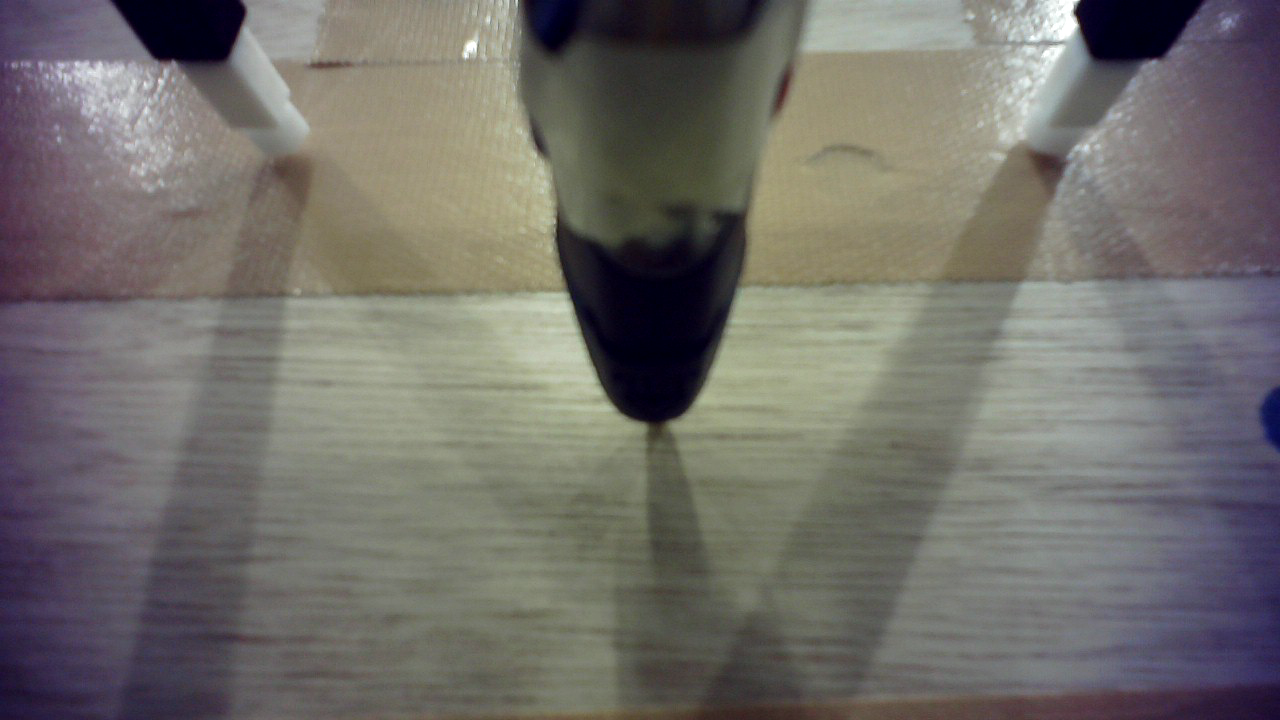
#> input picture bag_extracted_images/2025-12-03-11-02-53/image_0000_120.png, 1280 x 720 px
$ python result_analyze.py ../bag_extracted_images/2025-12-03-11-02-53/image_0000_120.png
#> lines starting #> are read from the running program, lines starting #| are printed output that depends on the picture; after the words box and inside, x2 and y2 are one past the last pixel; in counts of white or black regions, pixels touching at a corner belong together
#!/usr/bin/env python3
import cv2
import numpy as np
import argparse
import sys


class ColorAreaAnalyzer:
    def __init__(self, image_path):
        self.image_path = image_path
        self.image = cv2.imread(image_path)

        if self.image is None:
            raise FileNotFoundError(f"画像が読み込めません: {image_path}")

        # BGR -> HSV
        self.hsv = cv2.cvtColor(self.image, cv2.COLOR_BGR2HSV)

        # マスク初期化
        self.yellow_mask = None
        self.white_mask = None
        self.non_white_mask = None

    def extract_yellow(self):
        """黄色領域を抽出し、面積を返す"""
        yellow_lower = np.array([10, 50, 50])
        yellow_upper = np.array([50, 255, 255])

        self.yellow_mask = cv2.inRange(
            self.hsv, yellow_lower, yellow_upper
        )

        yellow_area = cv2.countNonZero(self.yellow_mask)
        return yellow_area

    def extract_white(self):
        """白色領域を抽出"""
        white_lower = np.array([0, 0, 200])
        white_upper = np.array([180, 50, 255])

        self.white_mask = cv2.inRange(
            self.hsv, white_lower, white_upper
        )

    def compute_non_white_area(self):
        """白を除いた領域の面積を返す"""
        if self.white_mask is None:
            self.extract_white()

        self.non_white_mask = cv2.bitwise_not(self.white_mask)
        non_white_area = cv2.countNonZero(self.non_white_mask)
        return non_white_area

    # [29 lines of commented-out code are left out]

    def visualize(self):
        windows = [
            "Original Image",
            "Yellow Mask",
            "Yellow Extracted",
            "White Mask",
            "Non-White Extracted"
        ]

        # ウィンドウ作成（リサイズ可能）
        for w in windows:
            cv2.namedWindow(w, cv2.WINDOW_NORMAL | cv2.WINDOW_KEEPRATIO)
            cv2.resizeWindow(w, 500, 400)

        yellow_extracted = None
        non_white_extracted = None

        if self.yellow_mask is not None:
            yellow_extracted = cv2.bitwise_and(
                self.image, self.image, mask=self.yellow_mask
            )

        if self.non_white_mask is not None:
            non_white_extracted = cv2.bitwise_and(
                self.image, self.image, mask=self.non_white_mask
            )

        # 表示
        cv2.imshow("Original Image", self.image)

        if self.yellow_mask is not None:
            cv2.imshow("Yellow Mask", self.yellow_mask)
            cv2.imshow("Yellow Extracted", yellow_extracted)

        if self.white_mask is not None:
            cv2.imshow("White Mask", self.white_mask)

        if self.non_white_mask is not None:
            cv2.imshow("Non-White Extracted", non_white_extracted)

        # ---- ここが重要 ----
        # Alt+Tabしても閉じないイベントループ
        while True:
            key = cv2.waitKey(50) & 0xFF

            # Esc または q で終了
            if key == 27 or key == ord('q'):
                break

            # ウィンドウが閉じられたら終了
            if cv2.getWindowProperty("Original Image", cv2.WND_PROP_VISIBLE) < 1:
                break

        cv2.destroyAllWindows()


def main():
    parser = argparse.ArgumentParser(
        description="黄色領域と白を除いた領域の面積を計算"
    )
    parser.add_argument(
        "image_path",
        type=str,
        help="入力画像のパス"
    )

    args = parser.parse_args()

    try:
        analyzer = ColorAreaAnalyzer(args.image_path)
#> in __init__, self.image is the input picture: shape (720, 1280, 3); mean B, G, R 105.7, 110.2, 112.9
#> in __init__, `self.hsv = cv2.cvtColor(self.image, cv2.COLOR_BGR2HSV)`: self.hsv: shape (720, 1280, 3); mean H, S, V 66.5, 45.2, 117.5

        yellow_area = analyzer.extract_yellow()
#> in extract_yellow, `self.yellow_mask = cv2.inRange( self.hsv, yellow_lower, yellow_upper )`:
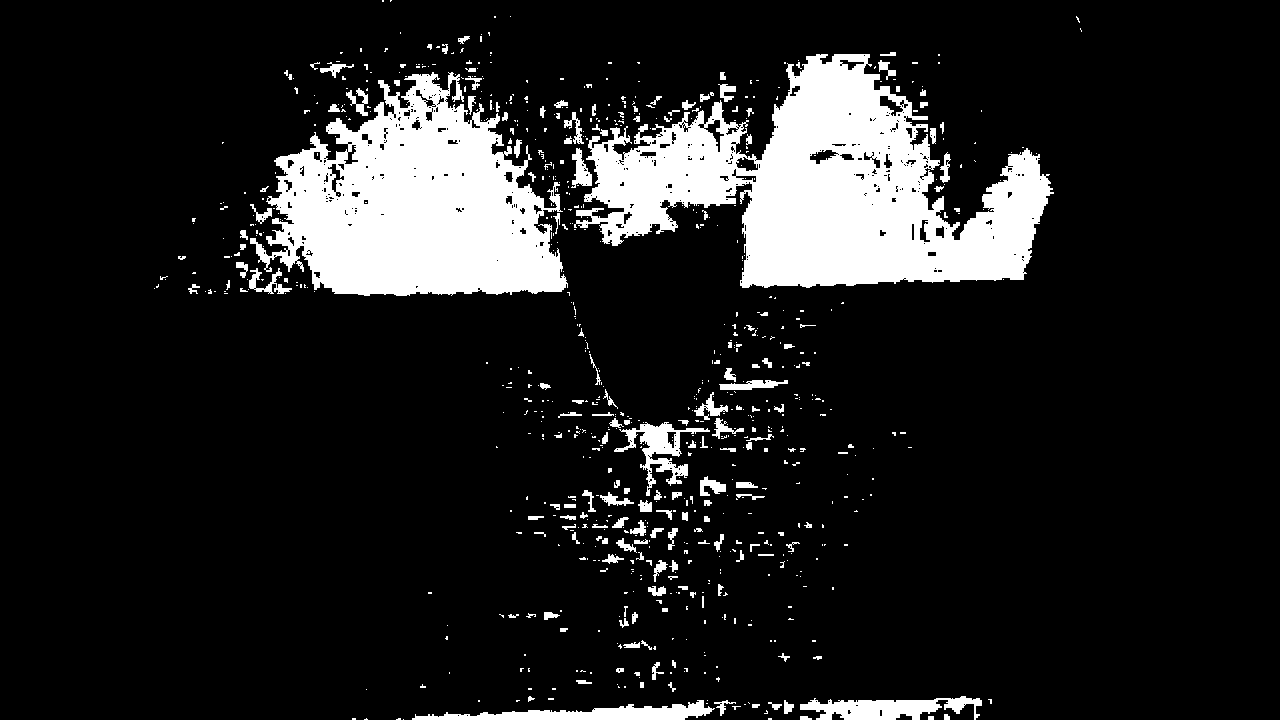
#> self.yellow_mask: shape (720, 1280); 13% white; 807 white regions (634 under 20 px), largest, box (x1, y1, x2, y2) and area: (574, 54, 1054, 288) 56144, (250, 72, 568, 296) 42943, (412, 700, 715, 720) 2795
#> in extract_yellow, `yellow_area = cv2.countNonZero(self.yellow_mask)`: yellow_area = 119833
#> yellow_area = 119833
        non_white_area = analyzer.compute_non_white_area()
#> in extract_white, `self.white_mask = cv2.inRange( self.hsv, white_lower, white_upper )`:
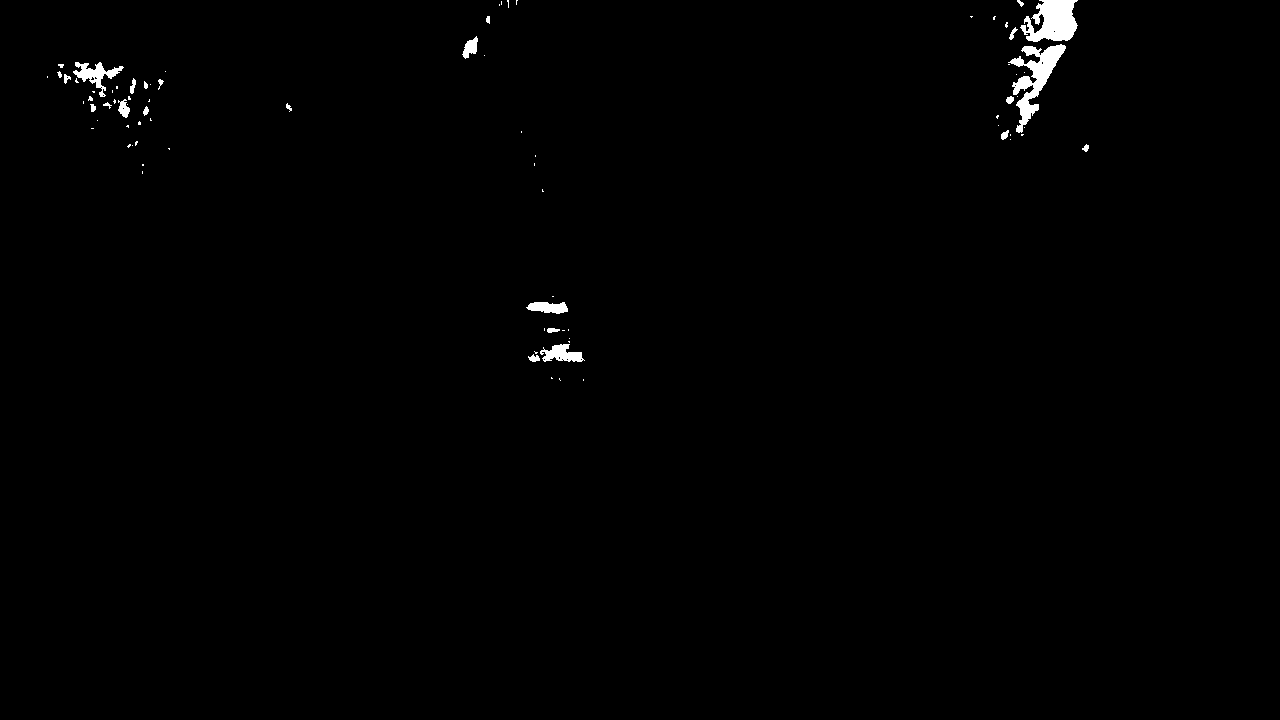
#> self.white_mask: shape (720, 1280); 0.66% white; 81 white regions (57 under 20 px), largest, box (x1, y1, x2, y2) and area: (1008, 44, 1066, 133) 1768, (1020, 0, 1078, 42) 1643, (73, 62, 124, 97) 602
#> in compute_non_white_area, `non_white_area = cv2.countNonZero(self.non_white_mask)`: non_white_area = 915518
#> non_white_area = 915518

        print(f"黄色部分の面積 [pixel]        : {yellow_area}")
#| 黄色部分の面積 [pixel]        : 119833
        print(f"白色を除いた全体の面積 [pixel]: {non_white_area}")
#| 白色を除いた全体の面積 [pixel]: 915518
        percentage = (yellow_area / non_white_area * 100) if non_white_area > 0 else 0
#> percentage = 13.09
        print(f"黄色部分の割合 [%]             : {percentage:.2f}")
#| 黄色部分の割合 [%]             : 13.09

        analyzer.visualize()
#> in visualize, `yellow_extracted = cv2.bitwise_and( self.image, self.image, mask=self...`:
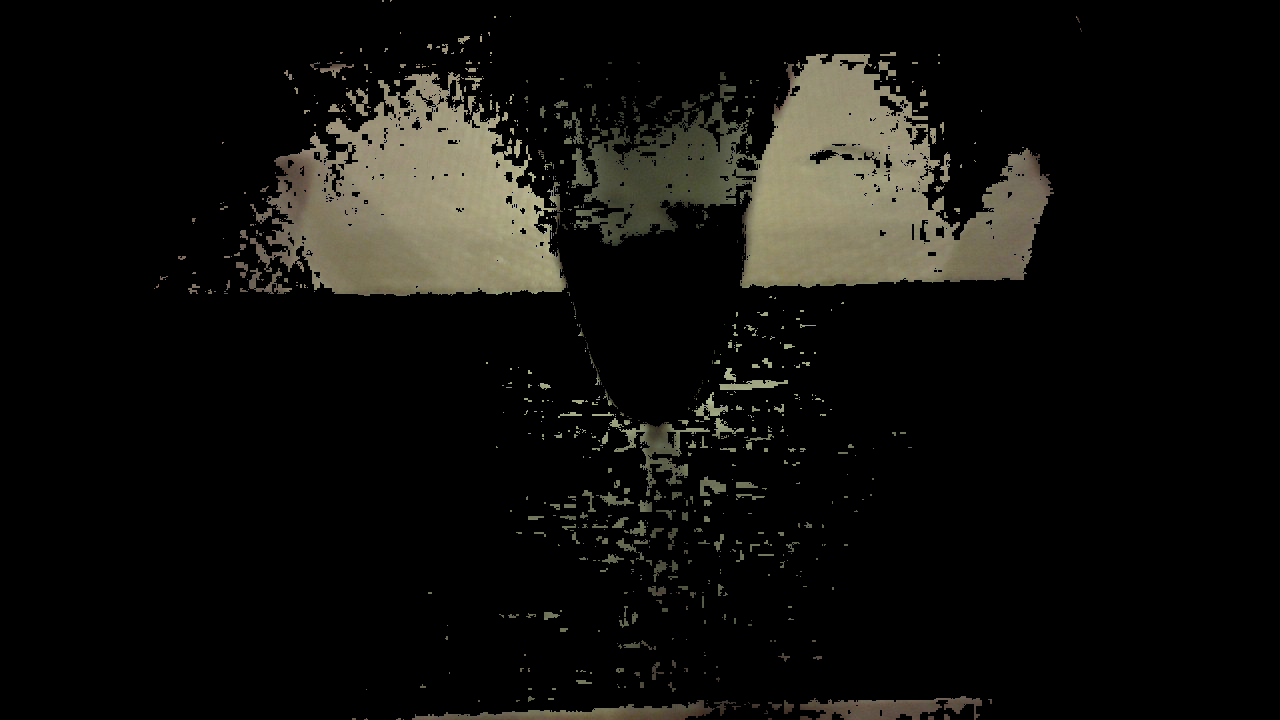
#> yellow_extracted: shape (720, 1280, 3); mean B, G, R 13.1, 16.3, 17
#> (key q is pressed here)

    except FileNotFoundError as e:
        print(e)
        sys.exit(1)


if __name__ == "__main__":
    main()
